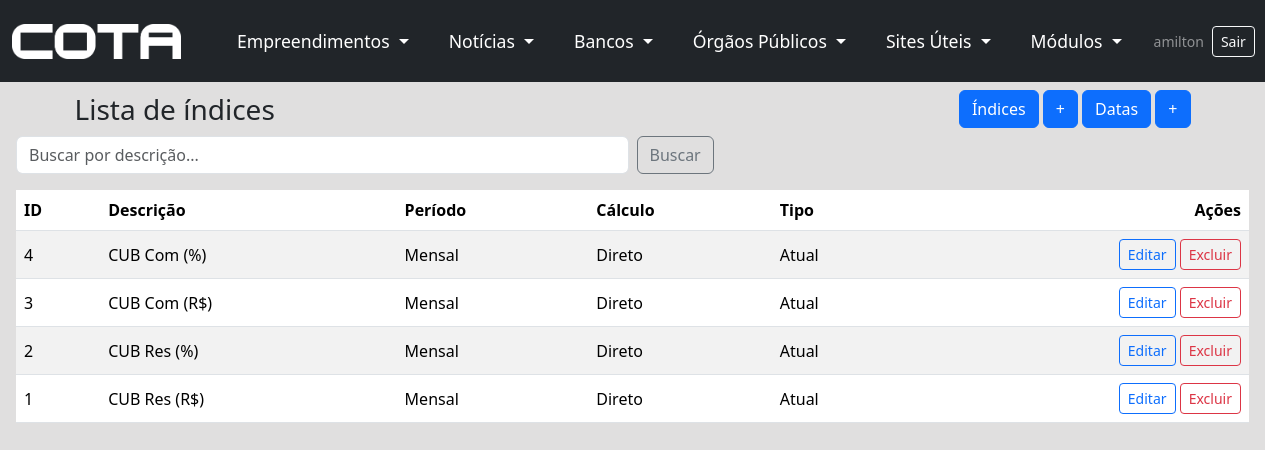
Screenshot of /indices/ (signed in) with the database file from the repository.
### apps/indices/models.py (models this page shows, shortened)
class Indice(models.Model):
    descricao = models.CharField(
        max_length=40,
        verbose_name='Descrição',
        help_text='Nome curto do índice (ex.: IPCA, CDI, etc.)'
    )
    periodo = models.PositiveSmallIntegerField(
        choices=Periodo.choices,
        default=Periodo.MENSAL,
        verbose_name='Período'
    )
    calculo = models.PositiveSmallIntegerField(
        choices=Calculo.choices,
        default=Calculo.DIRETO,
        verbose_name='Cálculo'
    )
    tipo = models.PositiveSmallIntegerField(
        choices=TipoRef.choices,
        default=TipoRef.ATUAL,
        verbose_name='Tipo de referência'
    )
    created_at = models.DateTimeField(auto_now_add=True, editable=False)
    updated_at = models.DateTimeField(auto_now=True, editable=False)
    class Meta:
        db_table = 'indices'          # mantém a mesma tabela
        ordering = ['descricao']
        verbose_name = 'Índice'
        verbose_name_plural = 'Índices'
        indexes = [
            models.Index(fields=['descricao']),
            models.Index(fields=['periodo', 'calculo', 'tipo']),
        ]

### apps/indices/views.py (the view)
# urls.py: path('', views.indice_list, name='indice_list'),
def indice_list(request):
    q = request.GET.get('q', '').strip()
    qs = Indice.objects.all()
    if q:
        qs = qs.filter(Q(descricao__icontains=q))
    paginator = Paginator(qs, 10)
    page = request.GET.get('page')
    object_list = paginator.get_page(page)
    return render(request, 'indices/indice_list.html', {
        'object_list': object_list,
        'page_title': 'Lista de índices'
        })

### apps/intranet/context_processors.py (called while the page is built)
def navbar_links(_request):
    return {
        "empreendimento_links": EMPREENDEDIMENTO_LINKS,
        "administrativo_links": ADMINISTRATIVO_LINKS,
        "news_links": NEWS_LINKS,
        "news_links_secondary": NEWS_LINKS_SECONDARY,
        "bank_links": BANK_LINKS,
        "public_agency_links": PUBLIC_AGENCY_LINKS,
        "useful_links": USEFUL_LINKS,
        "modulo_links": MODULO_LINKS,
    }

### apps/indices/templates/indices/indice_list.html (shortened to what this page needs)
{% extends "intranet/intranet_base.html" %}
{% block content %}
{% include 'indices/indice_navbar.html' %}
<div class="ms-3 me-3">
    <form method="get" class="row gy-2 gx-2 mb-3">
        <div class="col-sm-8 col-md-6">
            <input type="text" name="q" value="{{ request.GET.q }}" class="form-control"
                placeholder="Buscar por descrição...">
        </div>
        <div class="col-auto">
            <button class="btn btn-outline-secondary">Buscar</button>
        </div>
    </form>
    <div class="table-responsive">
        <table class="table table-striped align-middle">
            <thead>
                <tr>
                    <th>ID</th>
                    <th>Descrição</th>
                    <th>Período</th>
                    <th>Cálculo</th>
                    <th>Tipo</th>
                    <th class="text-end">Ações</th>
                </tr>
            </thead>
            <tbody>
                {% for obj in object_list %}
                <tr>
                    <td>{{ obj.id }}</td>
                    <td>{{ obj.descricao }}</td>
                    <td>{{ obj.get_periodo_display }}</td>
                    <td>{{ obj.get_calculo_display }}</td>
                    <td>{{ obj.get_tipo_display }}</td>
                    <td class="text-end">
                        <a class="btn btn-sm btn-outline-primary"
                            href="{% url 'indices:indice_update' obj.id %}">Editar</a>
                        <a class="btn btn-sm btn-outline-danger"
                            href="{% url 'indices:indice_delete' obj.id %}">Excluir</a>
                    </td>
                </tr>
                {% empty %}
                <tr>
                    <td colspan="6" class="text-muted">Nenhum índice encontrado.</td>
                </tr>
                {% endfor %}
            </tbody>
        </table>
    </div>
</div>
{% endblock %}

### apps/intranet/templates/intranet/intranet_navbar.html (shortened to what this page needs)
{% load static %}
<nav id="navbar" class="navbar navbar-expand-lg navbar-dark bg-dark">
    <div class="container-fluid">
        <a href="{% url 'intranet_home' %}">
            <img src="{% static 'intranet/img/Logo-3.png' %}" alt="COTA" class="navbar-brand-logo me-5">
        </a>
        <div class="collapse navbar-collapse" id="navbarSupportedContent">
            <ul class="navbar-nav me-auto mb-2 mb-lg-0">
                <li class="nav-item dropdown">
                    <a class="nav-link dropdown-toggle me-4 me-4" href="#" id="navbarDropdown" role="button"
                        data-bs-toggle="dropdown" aria-expanded="false">
                        Empreendimentos
                    </a>
                </li>
                <li class="nav-item dropdown">
                    <a class="nav-link dropdown-toggle me-4" href="#" id="navbarDropdown" role="button"
                        data-bs-toggle="dropdown" aria-expanded="false">
                        Notícias
                    </a>
                </li>
                <li class="nav-item dropdown">
                    <a class="nav-link dropdown-toggle me-4" href="#" id="navbarDropdown" role="button"
                        data-bs-toggle="dropdown" aria-expanded="false">
                        Bancos
                    </a>
                </li>
                <li class="nav-item dropdown">
                    <a class="nav-link dropdown-toggle me-4" href="#" id="navbarDropdown" role="button"
                        data-bs-toggle="dropdown" aria-expanded="false">
                        Órgãos Públicos
                    </a>
                </li>
                <li class="nav-item dropdown">
                    <a class="nav-link dropdown-toggle me-4" href="#" id="navbarDropdown" role="button"
                        data-bs-toggle="dropdown" aria-expanded="false">
                        Sites Úteis
                    </a>
                </li>
                <li class="nav-item dropdown">
                    <a class="nav-link dropdown-toggle me-4" href="#" id="navbarDropdown" role="button"
                        data-bs-toggle="dropdown" aria-expanded="false">
                        Módulos
                    </a>
                </li>
            </ul>
            <div class="d-flex align-items-center ms-auto mt-3 mt-lg-0 gap-2">
                {% if user.is_authenticated %}
                <span class="navbar-text small text-white-50">{{ user.get_short_name|default:user.username }}</span>
                <form method="post" action="{% url 'logout' %}" class="m-0">
                    <button type="submit" class="btn btn-outline-light btn-sm">Sair</button>
                </form>
                {% else %}
                <a class="btn btn-outline-light btn-sm" href="{% url 'login' %}">Entrar</a>
                {% endif %}
            </div>
        </div>
    </div>
</nav>

### apps/intranet/static/intranet/css/navbar.css (style rules this page uses)
body { background-color: #e0dfdf; }
#navbar { position: sticky; top: 0; width: 100%; z-index: 1050; transition: top 0.3s ease; }
.navbar-brand-logo { height: 35px; width: auto; display: block; object-fit: contain; margin-right: 20px; }
.navbar-nav .nav-link { color: #ffffff; transition: color 0.2s ease-in-out; font-size: 1.1rem; }
.navbar { padding-block: 1.25rem; }

### rows the page displays
Indice: id "4", descricao "CUB Com (%)", periodo "Mensal", calculo "Direto", tipo "Atual"
Indice: id "3", descricao "CUB Com (R$)", periodo "Mensal", calculo "Direto", tipo "Atual"
Indice: id "2", descricao "CUB Res (%)", periodo "Mensal", calculo "Direto", tipo "Atual"
Indice: id "1", descricao "CUB Res (R$)", periodo "Mensal", calculo "Direto", tipo "Atual"

### other values shown
{{ user.get_short_name|default:user.username }} "amilton"
{{ page_title }} "Lista de índices"
